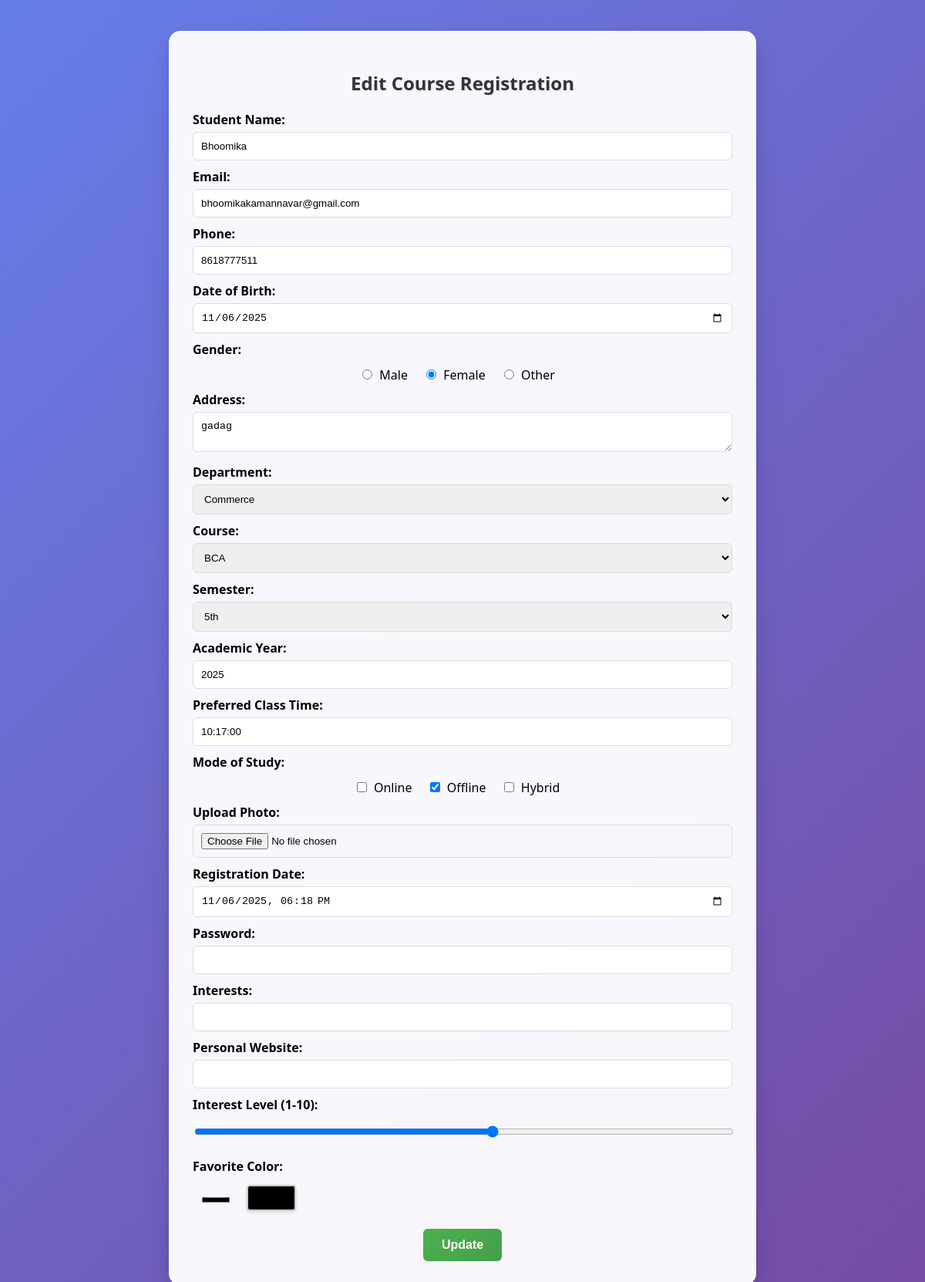
The page /edit.php?id=1 on the database its author committed.
### tables this page shows
CREATE TABLE IF NOT EXISTS `users` (
  `id` int NOT NULL AUTO_INCREMENT,
  `student_name` varchar(100) NOT NULL,
  `student_email` varchar(100) NOT NULL,
  `student_phone` varchar(20) NOT NULL,
  `date_of_birth` date NOT NULL,
  `gender` enum('Male','Female','Other') NOT NULL,
  `address` text NOT NULL,
  `department` varchar(100) NOT NULL,
  `course_name` varchar(100) NOT NULL,
  `semester` varchar(10) NOT NULL,
  `year` int NOT NULL,
  `preferred_time` time NOT NULL,
  `mode_of_study` text,
  `photo` varchar(255) DEFAULT NULL,
  `pdf_file` varchar(255) DEFAULT NULL,
  `registration_date` datetime NOT NULL,
  `password` varchar(255) NOT NULL,
  `search` varchar(255) DEFAULT NULL,
  `url` varchar(255) DEFAULT NULL,
  `interest_level` int DEFAULT NULL,
  `favorite_color` varchar(7) DEFAULT NULL,
  `created_at` timestamp NULL DEFAULT CURRENT_TIMESTAMP,
  PRIMARY KEY (`id`),
  UNIQUE KEY `student_email` (`student_email`)
);

### edit.php (the view, shortened to what this page needs)
<?php
include 'db.php';
$id = $_GET['id'];
$stmt = $conn->prepare("SELECT * FROM users WHERE id=?");
$stmt->execute([$id]);
$row = $stmt->fetch(PDO::FETCH_ASSOC);
?>
<!DOCTYPE html>
<html>
<head>
  <link rel="stylesheet" href="style.css">
</head>
<body>
  <div class="container">
    <h2>Edit Course Registration</h2>
    <form method="POST" action="update.php" enctype="multipart/form-data">
      <label>Student Name:</label>
      <input type="text" name="student_name" value="<?= $row['student_name']; ?>" required><br>
      <label>Email:</label>
      <input type="email" name="student_email" value="<?= $row['student_email']; ?>" required><br>
      <label>Phone:</label>
      <input type="number" name="student_phone" value="<?= $row['student_phone']; ?>" required><br>
      <label>Date of Birth:</label>
      <input type="date" name="date_of_birth" value="<?= $row['date_of_birth']; ?>" required><br>
      <label>Gender:</label>
      <div class="radio-group">
        <input type="radio" id="male" name="gender" value="Male" <?= $row['gender'] == 'Male' ? 'checked' : ''; ?> required> <label for="male">Male</label>
        <input type="radio" id="female" name="gender" value="Female" <?= $row['gender'] == 'Female' ? 'checked' : ''; ?> required> <label for="female">Female</label>
        <input type="radio" id="other" name="gender" value="Other" <?= $row['gender'] == 'Other' ? 'checked' : ''; ?> required> <label for="other">Other</label>
      </div>
      <label>Address:</label>
      <textarea name="address" required><?= $row['address']; ?></textarea><br>
      <label>Department:</label>
      <select name="department" required>
        <option value="Commerce" <?= $row['department'] == 'Commerce' ? 'selected' : ''; ?>>Commerce</option>
      </select><br>
      <label>Course:</label>
      <select name="course_name" required>
        <option value="BCA" <?= $row['course_name'] == 'BCA' ? 'selected' : ''; ?>>BCA</option>
      </select><br>
      <label>Semester:</label>
      <select name="semester" required>
        <option value="5th" <?= $row['semester'] == '5th' ? 'selected' : ''; ?>>5th</option>
      </select><br>
      <label>Academic Year:</label>
      <input type="number" name="year" value="<?= $row['year']; ?>" min="2020" max="2030" required><br>
      <label>Preferred Class Time:</label>
      <input type="text" name="preferred_time" value="<?= $row['preferred_time']; ?>" placeholder="HH:MM AM/PM" required><br>
      <label>Mode of Study:</label>
      <div class="checkbox-group">
        <?php $modes = explode(',', $row['mode_of_study']); ?>
        <input type="checkbox" id="online" name="mode_of_study[]" value="Online" <?= in_array('Online', $modes) ? 'checked' : ''; ?>> <label for="online">Online</label>
        <input type="checkbox" id="offline" name="mode_of_study[]" value="Offline" <?= in_array('Offline', $modes) ? 'checked' : ''; ?>> <label for="offline">Offline</label>
        <input type="checkbox" id="hybrid" name="mode_of_study[]" value="Hybrid" <?= in_array('Hybrid', $modes) ? 'checked' : ''; ?>> <label for="hybrid">Hybrid</label>
      </div>
      <label>Upload Photo:</label>
      <input type="file" name="photo" accept="image/*"><br>
      <label>Registration Date:</label>
      <input type="datetime-local" name="registration_date" value="<?= date('Y-m-d\TH:i', strtotime($row['registration_date'])); ?>" required><br>
      <label>Password:</label>
      <input type="password" name="password" required><br>
      <label>Interests:</label>
      <input type="search" name="search"><br>
      <label>Personal Website:</label>
      <input type="url" name="url"><br>
      <label>Interest Level (1-10):</label>
      <input type="range" name="range" min="1" max="10"><br>
      <label>Favorite Color:</label>
      <div class="color">
        <input type="color" id="favorite_color" name="favorite_color" value="<?= $row['favorite_color'] ?? '#000000'; ?>">
        <span id="color_preview"></span>
      </div>
      <button type="submit">Update</button>
    </form>
  </div>
</body>
</html>

### style.css (style rules this page uses)
body { font-family: 'Segoe UI', Tahoma, Geneva, Verdana, sans-serif; background: linear-gradient(135deg, #667eea 0%, #764ba2 100%); min-height: 100vh; margin: 0; padding: 20px; text-align: center; }
.container { background: rgba(255, 255, 255, 0.95); backdrop-filter: blur(10px); width: 700px; margin: 20px auto; padding: 30px; border-radius: 15px; box-shadow: 0 15px 35px rgba(0,0,0,0.1), 0 5px 15px rgba(0,0,0,0.07); border: 1px solid rgba(255,255,255,0.2); }
.container h2 { color: #333; font-size: 24px; margin-bottom: 20px; text-shadow: 1px 1px 2px rgba(0,0,0,0.1); }
label { display: block; margin-top: 10px; font-weight: bold; text-align: left; }
input[type="text"], input[type="email"], input[type="tel"], input[type="date"], input[type="time"], input[type="datetime-local"], input[type="number"], input[type="file"], input[type="password"], input[type="search"], input[type="url"], input[type="range"], input[type="color"], input[type="image"], input[type="reset"], textarea, select { width: 100%; padding: 10px; margin-top: 5px; border: 1px solid #ddd; border-radius: 6px; box-sizing: border-box; transition: border-color 0.3s ease; }
input[type="radio"], input[type="checkbox"] { margin-right: 5px; margin-top: 10px; }
.radio-group { margin-top: 5px; }
.radio-group input[type="radio"] { margin-right: 5px; }
.radio-group label { display: inline; font-weight: normal; margin-right: 15px; }
.checkbox-group { margin-top: 5px; }
.checkbox-group input[type="checkbox"] { margin-right: 5px; }
.checkbox-group label { display: inline; font-weight: normal; margin-right: 15px; }
button { background: linear-gradient(135deg, #4CAF50 0%, #45a049 100%); color: white; padding: 12px 24px; border: none; border-radius: 6px; cursor: pointer; margin-top: 20px; font-size: 16px; font-weight: bold; transition: transform 0.2s ease, box-shadow 0.2s ease; }
.color { display: flex; align-items: center; gap: 10px; margin-top: 10px; }
.color input[type="color"] { width: 60px; height: 35px; border: none; cursor: pointer; background: none; }
#color_preview { width: 60px; height: 30px; border: 2px solid #ccc; border-radius: 4px; background-color: transparent; box-shadow: 0 2px 4px rgba(0,0,0,0.1); }

### rows shown on the page
users: student_name "Bhoomika", student_email "bhoomikakamannavar@gmail.com", student_phone "8618777511", date_of_birth "11/06/2025", gender "☐ Male", gender "☑ Female", gender "☐ Other", address "gadag", department "Commerce", course_name "BCA", semester "5th", year "2025", preferred_time "10:17:00", mode_of_study "☑", registration_date "11/06/2025 18:18", favorite_color "#000000"
